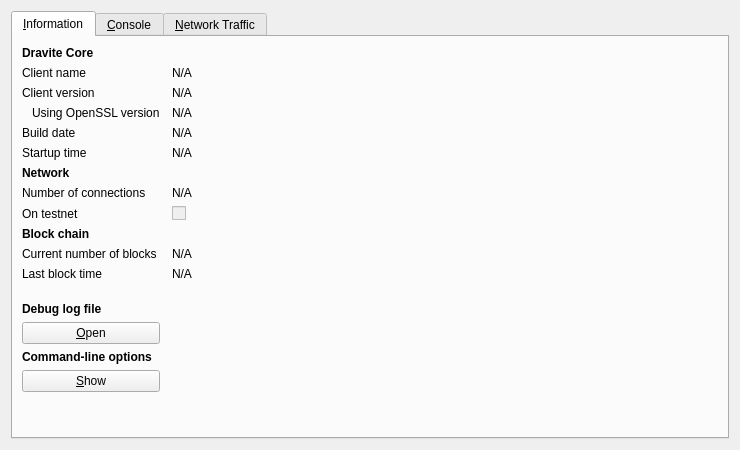
<?xml version="1.0" encoding="UTF-8"?>
<ui version="4.0">
 <class>RPCConsole</class>
 <widget class="QDialog" name="RPCConsole">
  <property name="geometry">
   <rect>
    <x>0</x>
    <y>0</y>
    <width>740</width>
    <height>450</height>
   </rect>
  </property>
  <property name="windowTitle">
   <string>Dravite - Debug window</string>
  </property>
  <layout class="QVBoxLayout" name="verticalLayout_2">
   <item>
    <widget class="QTabWidget" name="tabWidget">
     <property name="currentIndex">
      <number>0</number>
     </property>
     <widget class="QWidget" name="tab_info">
      <attribute name="title">
       <string>&amp;Information</string>
      </attribute>
      <layout class="QGridLayout" name="gridLayout" columnstretch="0,1">
       <property name="horizontalSpacing">
        <number>12</number>
       </property>
       <item row="0" column="0">
        <widget class="QLabel" name="label_9">
         <property name="font">
          <font>
           <weight>75</weight>
           <bold>true</bold>
          </font>
         </property>
         <property name="text">
          <string>Dravite Core</string>
         </property>
        </widget>
       </item>
       <item row="1" column="0">
        <widget class="QLabel" name="label_5">
         <property name="text">
          <string>Client name</string>
         </property>
        </widget>
       </item>
       <item row="1" column="1">
        <widget class="QLabel" name="clientName">
         <property name="cursor">
          <cursorShape>IBeamCursor</cursorShape>
         </property>
         <property name="text">
          <string>N/A</string>
         </property>
         <property name="textFormat">
          <enum>Qt::PlainText</enum>
         </property>
         <property name="textInteractionFlags">
          <set>Qt::LinksAccessibleByMouse|Qt::TextSelectableByKeyboard|Qt::TextSelectableByMouse</set>
         </property>
        </widget>
       </item>
       <item row="2" column="0">
        <widget class="QLabel" name="label_6">
         <property name="text">
          <string>Client version</string>
         </property>
        </widget>
       </item>
       <item row="2" column="1">
        <widget class="QLabel" name="clientVersion">
         <property name="cursor">
          <cursorShape>IBeamCursor</cursorShape>
         </property>
         <property name="text">
          <string>N/A</string>
         </property>
         <property name="textFormat">
          <enum>Qt::PlainText</enum>
         </property>
         <property name="textInteractionFlags">
          <set>Qt::LinksAccessibleByMouse|Qt::TextSelectableByKeyboard|Qt::TextSelectableByMouse</set>
         </property>
        </widget>
       </item>
       <item row="3" column="0">
        <widget class="QLabel" name="label_14">
         <property name="text">
          <string>Using OpenSSL version</string>
         </property>
         <property name="indent">
          <number>10</number>
         </property>
        </widget>
       </item>
       <item row="3" column="1">
        <widget class="QLabel" name="openSSLVersion">
         <property name="cursor">
          <cursorShape>IBeamCursor</cursorShape>
         </property>
         <property name="text">
          <string>N/A</string>
         </property>
         <property name="textFormat">
          <enum>Qt::PlainText</enum>
         </property>
         <property name="textInteractionFlags">
          <set>Qt::LinksAccessibleByMouse|Qt::TextSelectableByKeyboard|Qt::TextSelectableByMouse</set>
         </property>
        </widget>
       </item>
       <item row="4" column="0">
        <widget class="QLabel" name="label_12">
         <property name="text">
          <string>Build date</string>
         </property>
        </widget>
       </item>
       <item row="4" column="1">
        <widget class="QLabel" name="buildDate">
         <property name="cursor">
          <cursorShape>IBeamCursor</cursorShape>
         </property>
         <property name="text">
          <string>N/A</string>
         </property>
         <property name="textFormat">
          <enum>Qt::PlainText</enum>
         </property>
         <property name="textInteractionFlags">
          <set>Qt::LinksAccessibleByMouse|Qt::TextSelectableByKeyboard|Qt::TextSelectableByMouse</set>
         </property>
        </widget>
       </item>
       <item row="5" column="0">
        <widget class="QLabel" name="label_13">
         <property name="text">
          <string>Startup time</string>
         </property>
        </widget>
       </item>
       <item row="5" column="1">
        <widget class="QLabel" name="startupTime">
         <property name="cursor">
          <cursorShape>IBeamCursor</cursorShape>
         </property>
         <property name="text">
          <string>N/A</string>
         </property>
         <property name="textFormat">
          <enum>Qt::PlainText</enum>
         </property>
         <property name="textInteractionFlags">
          <set>Qt::LinksAccessibleByMouse|Qt::TextSelectableByKeyboard|Qt::TextSelectableByMouse</set>
         </property>
        </widget>
       </item>
       <item row="6" column="0">
        <widget class="QLabel" name="label_11">
         <property name="font">
          <font>
           <weight>75</weight>
           <bold>true</bold>
          </font>
         </property>
         <property name="text">
          <string>Network</string>
         </property>
        </widget>
       </item>
       <item row="7" column="0">
        <widget class="QLabel" name="label_7">
         <property name="text">
          <string>Number of connections</string>
         </property>
        </widget>
       </item>
       <item row="7" column="1">
        <widget class="QLabel" name="numberOfConnections">
         <property name="cursor">
          <cursorShape>IBeamCursor</cursorShape>
         </property>
         <property name="text">
          <string>N/A</string>
         </property>
         <property name="textFormat">
          <enum>Qt::PlainText</enum>
         </property>
         <property name="textInteractionFlags">
          <set>Qt::LinksAccessibleByMouse|Qt::TextSelectableByKeyboard|Qt::TextSelectableByMouse</set>
         </property>
        </widget>
       </item>
       <item row="8" column="0">
        <widget class="QLabel" name="label_8">
         <property name="text">
          <string>On testnet</string>
         </property>
        </widget>
       </item>
       <item row="8" column="1">
        <widget class="QCheckBox" name="isTestNet">
         <property name="enabled">
          <bool>false</bool>
         </property>
         <property name="text">
          <string/>
         </property>
        </widget>
       </item>
       <item row="9" column="0">
        <widget class="QLabel" name="label_10">
         <property name="font">
          <font>
           <weight>75</weight>
           <bold>true</bold>
          </font>
         </property>
         <property name="text">
          <string>Block chain</string>
         </property>
        </widget>
       </item>
       <item row="10" column="0">
        <widget class="QLabel" name="label_3">
         <property name="text">
          <string>Current number of blocks</string>
         </property>
        </widget>
       </item>
       <item row="10" column="1">
        <widget class="QLabel" name="numberOfBlocks">
         <property name="cursor">
          <cursorShape>IBeamCursor</cursorShape>
         </property>
         <property name="text">
          <string>N/A</string>
         </property>
         <property name="textFormat">
          <enum>Qt::PlainText</enum>
         </property>
         <property name="textInteractionFlags">
          <set>Qt::LinksAccessibleByMouse|Qt::TextSelectableByKeyboard|Qt::TextSelectableByMouse</set>
         </property>
        </widget>
       </item>
       <item row="11" column="0">
        <widget class="QLabel" name="label_2">
         <property name="text">
          <string>Last block time</string>
         </property>
        </widget>
       </item>
       <item row="11" column="1">
        <widget class="QLabel" name="lastBlockTime">
         <property name="cursor">
          <cursorShape>IBeamCursor</cursorShape>
         </property>
         <property name="text">
          <string>N/A</string>
         </property>
         <property name="textFormat">
          <enum>Qt::PlainText</enum>
         </property>
         <property name="textInteractionFlags">
          <set>Qt::LinksAccessibleByMouse|Qt::TextSelectableByKeyboard|Qt::TextSelectableByMouse</set>
         </property>
        </widget>
       </item>
       <item row="12" column="0">
        <spacer name="verticalSpacer_2">
         <property name="orientation">
          <enum>Qt::Vertical</enum>
         </property>
         <property name="sizeHint" stdset="0">
          <size>
           <width>20</width>
           <height>20</height>
          </size>
         </property>
        </spacer>
       </item>
       <item row="13" column="0">
        <widget class="QLabel" name="labelDebugLogfile">
         <property name="font">
          <font>
           <weight>75</weight>
           <bold>true</bold>
          </font>
         </property>
         <property name="text">
          <string>Debug log file</string>
         </property>
        </widget>
       </item>
       <item row="14" column="0">
        <widget class="QPushButton" name="openDebugLogfileButton">
         <property name="toolTip">
          <string>Open the Dravite debug log file from the current data directory. This can take a few seconds for large log files.</string>
         </property>
         <property name="text">
          <string>&amp;Open</string>
         </property>
         <property name="autoDefault">
          <bool>false</bool>
         </property>
        </widget>
       </item>
       <item row="15" column="0">
        <widget class="QLabel" name="labelCLOptions">
         <property name="font">
          <font>
           <weight>75</weight>
           <bold>true</bold>
          </font>
         </property>
         <property name="text">
          <string>Command-line options</string>
         </property>
        </widget>
       </item>
       <item row="16" column="0">
        <widget class="QPushButton" name="showCLOptionsButton">
         <property name="toolTip">
          <string>Show the Dravite-Qt help message to get a list with possible Dravite command-line options.</string>
         </property>
         <property name="text">
          <string>&amp;Show</string>
         </property>
         <property name="autoDefault">
          <bool>false</bool>
         </property>
        </widget>
       </item>
       <item row="17" column="0">
        <spacer name="verticalSpacer">
         <property name="orientation">
          <enum>Qt::Vertical</enum>
         </property>
         <property name="sizeHint" stdset="0">
          <size>
           <width>20</width>
           <height>40</height>
          </size>
         </property>
        </spacer>
       </item>
      </layout>
     </widget>
     <widget class="QWidget" name="tab_console">
      <attribute name="title">
       <string>&amp;Console</string>
      </attribute>
      <layout class="QVBoxLayout" name="verticalLayout_3">
       <property name="spacing">
        <number>3</number>
       </property>
       <item>
        <widget class="QTextEdit" name="messagesWidget">
         <property name="minimumSize">
          <size>
           <width>0</width>
           <height>100</height>
          </size>
         </property>
         <property name="readOnly">
          <bool>true</bool>
         </property>
         <property name="tabKeyNavigation" stdset="0">
          <bool>false</bool>
         </property>
         <property name="columnCount" stdset="0">
          <number>2</number>
         </property>
        </widget>
       </item>
       <item>
        <layout class="QHBoxLayout" name="horizontalLayout">
         <property name="spacing">
          <number>3</number>
         </property>
         <item>
          <widget class="QLabel" name="label">
           <property name="text">
            <string notr="true">&gt;</string>
           </property>
          </widget>
         </item>
         <item>
          <widget class="QLineEdit" name="lineEdit"/>
         </item>
         <item>
          <widget class="QPushButton" name="clearButton">
           <property name="maximumSize">
            <size>
             <width>24</width>
             <height>24</height>
            </size>
           </property>
           <property name="toolTip">
            <string>Clear console</string>
           </property>
           <property name="text">
            <string/>
           </property>
           <property name="icon">
            <iconset resource="../bitcoin.qrc">
             <normaloff>:/icons/remove</normaloff>:/icons/remove</iconset>
           </property>
           <property name="shortcut">
            <string notr="true">Ctrl+L</string>
           </property>
           <property name="autoDefault">
            <bool>false</bool>
           </property>
          </widget>
         </item>
        </layout>
       </item>
      </layout>
     </widget>
     <widget class="QWidget" name="tab">
      <attribute name="title">
       <string>&amp;Network Traffic</string>
      </attribute>
      <layout class="QHBoxLayout" name="horizontalLayout_3">
       <item>
        <layout class="QVBoxLayout" name="verticalLayout_4">
         <item>
          <widget class="TrafficGraphWidget" name="trafficGraph" native="true">
           <property name="sizePolicy">
            <sizepolicy hsizetype="Expanding" vsizetype="Expanding">
             <horstretch>0</horstretch>
             <verstretch>0</verstretch>
            </sizepolicy>
           </property>
          </widget>
         </item>
         <item>
          <layout class="QHBoxLayout" name="horizontalLayout_2">
           <item>
            <widget class="QSlider" name="sldGraphRange">
             <property name="minimum">
              <number>1</number>
             </property>
             <property name="maximum">
              <number>288</number>
             </property>
             <property name="pageStep">
              <number>12</number>
             </property>
             <property name="value">
              <number>6</number>
             </property>
             <property name="orientation">
              <enum>Qt::Horizontal</enum>
             </property>
            </widget>
           </item>
           <item>
            <widget class="QLabel" name="lblGraphRange">
             <property name="minimumSize">
              <size>
               <width>100</width>
               <height>0</height>
              </size>
             </property>
             <property name="alignment">
              <set>Qt::AlignCenter</set>
             </property>
            </widget>
           </item>
           <item>
            <widget class="QPushButton" name="btnClearTrafficGraph">
             <property name="text">
              <string>&amp;Clear</string>
             </property>
            </widget>
           </item>
          </layout>
         </item>
        </layout>
       </item>
       <item>
        <layout class="QVBoxLayout" name="verticalLayout">
         <item>
          <widget class="QGroupBox" name="groupBox">
           <property name="title">
            <string>Totals</string>
           </property>
           <layout class="QVBoxLayout" name="verticalLayout_5">
            <item>
             <layout class="QHBoxLayout" name="horizontalLayout_4">
              <item>
               <widget class="Line" name="line">
                <property name="sizePolicy">
                 <sizepolicy hsizetype="Fixed" vsizetype="Fixed">
                  <horstretch>0</horstretch>
                  <verstretch>0</verstretch>
                 </sizepolicy>
                </property>
                <property name="minimumSize">
                 <size>
                  <width>10</width>
                  <height>0</height>
                 </size>
                </property>
                <property name="palette">
                 <palette>
                  <active>
                   <colorrole role="Light">
                    <brush brushstyle="SolidPattern">
                     <color alpha="255">
                      <red>0</red>
                      <green>255</green>
                      <blue>0</blue>
                     </color>
                    </brush>
                   </colorrole>
                  </active>
                  <inactive>
                   <colorrole role="Light">
                    <brush brushstyle="SolidPattern">
                     <color alpha="255">
                      <red>0</red>
                      <green>255</green>
                      <blue>0</blue>
                     </color>
                    </brush>
                   </colorrole>
                  </inactive>
                  <disabled>
                   <colorrole role="Light">
                    <brush brushstyle="SolidPattern">
                     <color alpha="255">
                      <red>0</red>
                      <green>255</green>
                      <blue>0</blue>
                     </color>
                    </brush>
                   </colorrole>
                  </disabled>
                 </palette>
                </property>
                <property name="orientation">
                 <enum>Qt::Horizontal</enum>
                </property>
               </widget>
              </item>
              <item>
               <widget class="QLabel" name="label_16">
                <property name="text">
                 <string>In:</string>
                </property>
               </widget>
              </item>
              <item>
               <widget class="QLabel" name="lblBytesIn">
                <property name="minimumSize">
                 <size>
                  <width>50</width>
                  <height>0</height>
                 </size>
                </property>
                <property name="alignment">
                 <set>Qt::AlignRight|Qt::AlignTrailing|Qt::AlignVCenter</set>
                </property>
               </widget>
              </item>
             </layout>
            </item>
            <item>
             <layout class="QHBoxLayout" name="horizontalLayout_5">
              <item>
               <widget class="Line" name="line_2">
                <property name="sizePolicy">
                 <sizepolicy hsizetype="Fixed" vsizetype="Fixed">
                  <horstretch>0</horstretch>
                  <verstretch>0</verstretch>
                 </sizepolicy>
                </property>
                <property name="minimumSize">
                 <size>
                  <width>10</width>
                  <height>0</height>
                 </size>
                </property>
                <property name="palette">
                 <palette>
                  <active>
                   <colorrole role="Light">
                    <brush brushstyle="SolidPattern">
                     <color alpha="255">
                      <red>255</red>
                      <green>0</green>
                      <blue>0</blue>
                     </color>
                    </brush>
                   </colorrole>
                  </active>
                  <inactive>
                   <colorrole role="Light">
                    <brush brushstyle="SolidPattern">
                     <color alpha="255">
                      <red>255</red>
                      <green>0</green>
                      <blue>0</blue>
                     </color>
                    </brush>
                   </colorrole>
                  </inactive>
                  <disabled>
                   <colorrole role="Light">
                    <brush brushstyle="SolidPattern">
                     <color alpha="255">
                      <red>255</red>
                      <green>0</green>
                      <blue>0</blue>
                     </color>
                    </brush>
                   </colorrole>
                  </disabled>
                 </palette>
                </property>
                <property name="orientation">
                 <enum>Qt::Horizontal</enum>
                </property>
               </widget>
              </item>
              <item>
               <widget class="QLabel" name="label_17">
                <property name="text">
                 <string>Out:</string>
                </property>
               </widget>
              </item>
              <item>
               <widget class="QLabel" name="lblBytesOut">
                <property name="minimumSize">
                 <size>
                  <width>50</width>
                  <height>0</height>
                 </size>
                </property>
                <property name="alignment">
                 <set>Qt::AlignRight|Qt::AlignTrailing|Qt::AlignVCenter</set>
                </property>
               </widget>
              </item>
             </layout>
            </item>
            <item>
             <spacer name="verticalSpacer_4">
              <property name="orientation">
               <enum>Qt::Vertical</enum>
              </property>
              <property name="sizeHint" stdset="0">
               <size>
                <width>20</width>
                <height>407</height>
               </size>
              </property>
             </spacer>
            </item>
           </layout>
          </widget>
         </item>
        </layout>
       </item>
      </layout>
     </widget>
    </widget>
   </item>
  </layout>
 </widget>
 <customwidgets>
  <customwidget>
   <class>TrafficGraphWidget</class>
   <extends>QWidget</extends>
   <header>trafficgraphwidget.h</header>
   <container>1</container>
   <slots>
    <slot>clear()</slot>
   </slots>
  </customwidget>
 </customwidgets>
 <resources>
  <include location="../bitcoin.qrc"/>
 </resources>
 <connections/>
</ui>
